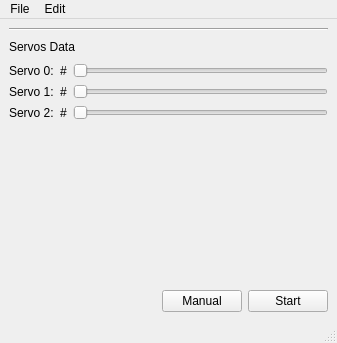
<?xml version="1.0" encoding="UTF-8"?>
<ui version="4.0">
 <class>MainWindow</class>
 <widget class="QMainWindow" name="MainWindow">
  <property name="geometry">
   <rect>
    <x>0</x>
    <y>0</y>
    <width>337</width>
    <height>343</height>
   </rect>
  </property>
  <property name="windowTitle">
   <string>MainWindow</string>
  </property>
  <property name="windowIcon">
   <iconset resource="resources.qrc">
    <normaloff>:/Images/favicon.ico</normaloff>:/Images/favicon.ico</iconset>
  </property>
  <widget class="QWidget" name="centralwidget">
   <layout class="QVBoxLayout" name="verticalLayout">
    <item>
     <layout class="QVBoxLayout" name="joy">
      <item>
       <layout class="QHBoxLayout" name="joyAxes"/>
      </item>
      <item>
       <layout class="QHBoxLayout" name="joyButs"/>
      </item>
     </layout>
    </item>
    <item>
     <widget class="Line" name="line">
      <property name="orientation">
       <enum>Qt::Horizontal</enum>
      </property>
     </widget>
    </item>
    <item>
     <layout class="QHBoxLayout" name="horizontalLayout_3">
      <item>
       <widget class="QLabel" name="label_4">
        <property name="text">
         <string>Servos Data</string>
        </property>
       </widget>
      </item>
      <item>
       <spacer name="horizontalSpacer_3">
        <property name="orientation">
         <enum>Qt::Horizontal</enum>
        </property>
        <property name="sizeHint" stdset="0">
         <size>
          <width>40</width>
          <height>20</height>
         </size>
        </property>
       </spacer>
      </item>
     </layout>
    </item>
    <item>
     <layout class="QFormLayout" name="formLayout">
      <item row="0" column="0">
       <widget class="QLabel" name="label">
        <property name="text">
         <string>Servo 0:</string>
        </property>
       </widget>
      </item>
      <item row="1" column="0">
       <widget class="QLabel" name="label_2">
        <property name="text">
         <string>Servo 1:</string>
        </property>
       </widget>
      </item>
      <item row="2" column="0">
       <widget class="QLabel" name="label_3">
        <property name="text">
         <string>Servo 2:</string>
        </property>
       </widget>
      </item>
      <item row="0" column="1">
       <layout class="QHBoxLayout" name="horizontalLayout_2">
        <item>
         <widget class="QLabel" name="servo0">
          <property name="text">
           <string>#</string>
          </property>
         </widget>
        </item>
        <item>
         <widget class="QSlider" name="servo0S">
          <property name="orientation">
           <enum>Qt::Horizontal</enum>
          </property>
         </widget>
        </item>
       </layout>
      </item>
      <item row="1" column="1">
       <layout class="QHBoxLayout" name="horizontalLayout_4">
        <item>
         <widget class="QLabel" name="servo1">
          <property name="text">
           <string>#</string>
          </property>
         </widget>
        </item>
        <item>
         <widget class="QSlider" name="servo1S">
          <property name="orientation">
           <enum>Qt::Horizontal</enum>
          </property>
         </widget>
        </item>
       </layout>
      </item>
      <item row="2" column="1">
       <layout class="QHBoxLayout" name="horizontalLayout_5">
        <item>
         <widget class="QLabel" name="servo2">
          <property name="text">
           <string>#</string>
          </property>
         </widget>
        </item>
        <item>
         <widget class="QSlider" name="servo2S">
          <property name="orientation">
           <enum>Qt::Horizontal</enum>
          </property>
         </widget>
        </item>
       </layout>
      </item>
     </layout>
    </item>
    <item>
     <spacer name="verticalSpacer">
      <property name="orientation">
       <enum>Qt::Vertical</enum>
      </property>
      <property name="sizeHint" stdset="0">
       <size>
        <width>20</width>
        <height>40</height>
       </size>
      </property>
     </spacer>
    </item>
    <item>
     <layout class="QHBoxLayout" name="horizontalLayout">
      <item>
       <spacer name="horizontalSpacer">
        <property name="orientation">
         <enum>Qt::Horizontal</enum>
        </property>
        <property name="sizeHint" stdset="0">
         <size>
          <width>40</width>
          <height>20</height>
         </size>
        </property>
       </spacer>
      </item>
      <item>
       <widget class="QPushButton" name="pushButton">
        <property name="text">
         <string>Manual</string>
        </property>
       </widget>
      </item>
      <item>
       <widget class="QPushButton" name="pushButton_2">
        <property name="text">
         <string>Start</string>
        </property>
       </widget>
      </item>
     </layout>
    </item>
   </layout>
  </widget>
  <widget class="QMenuBar" name="menubar">
   <property name="geometry">
    <rect>
     <x>0</x>
     <y>0</y>
     <width>337</width>
     <height>21</height>
    </rect>
   </property>
   <widget class="QMenu" name="menuFile">
    <property name="title">
     <string>File</string>
    </property>
    <addaction name="actionImport"/>
    <addaction name="actionExport"/>
    <addaction name="actionExit"/>
   </widget>
   <widget class="QMenu" name="menuEdit">
    <property name="title">
     <string>Edit</string>
    </property>
    <addaction name="actionOptions"/>
   </widget>
   <addaction name="menuFile"/>
   <addaction name="menuEdit"/>
  </widget>
  <widget class="QStatusBar" name="statusbar"/>
  <action name="actionImport">
   <property name="text">
    <string>Import</string>
   </property>
  </action>
  <action name="actionExport">
   <property name="text">
    <string>Export</string>
   </property>
  </action>
  <action name="actionOptions">
   <property name="text">
    <string>Options</string>
   </property>
  </action>
  <action name="actionExit">
   <property name="text">
    <string>Exit</string>
   </property>
  </action>
 </widget>
 <resources>
  <include location="resources.qrc"/>
 </resources>
 <connections>
  <connection>
   <sender>actionExit</sender>
   <signal>triggered()</signal>
   <receiver>MainWindow</receiver>
   <slot>close()</slot>
   <hints>
    <hint type="sourcelabel">
     <x>-1</x>
     <y>-1</y>
    </hint>
    <hint type="destinationlabel">
     <x>193</x>
     <y>160</y>
    </hint>
   </hints>
  </connection>
 </connections>
</ui>
